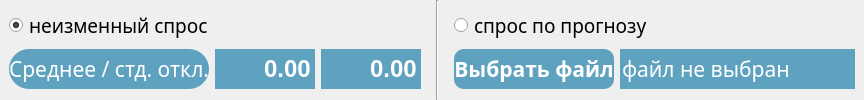
            <widget class="QWidget" name="tab">
             <attribute name="title">
              <string>Прогноз</string>
             </attribute>
             <layout class="QHBoxLayout" name="horizontalLayout_9">
              <property name="leftMargin">
               <number>0</number>
              </property>
              <property name="topMargin">
               <number>0</number>
              </property>
              <property name="rightMargin">
               <number>0</number>
              </property>
              <property name="bottomMargin">
               <number>0</number>
              </property>
              <item>
               <layout class="QHBoxLayout" name="horizontalLayout_8" stretch="1,0,1">
                <item>
                 <widget class="QWidget" name="widget_8" native="true">
                  <layout class="QVBoxLayout" name="verticalLayout_5">
                   <item>
                    <widget class="QRadioButton" name="statRadioButton">
                     <property name="font">
                      <font>
                       <family>Optima</family>
                       <pointsize>14</pointsize>
                      </font>
                     </property>
                     <property name="text">
                      <string>неизменный спрос</string>
                     </property>
                     <property name="checked">
                      <bool>true</bool>
                     </property>
                    </widget>
                   </item>
                   <item>
                    <widget class="QWidget" name="widget_11" native="true">
                     <layout class="QVBoxLayout" name="verticalLayout_7">
                      <property name="leftMargin">
                       <number>0</number>
                      </property>
                      <property name="topMargin">
                       <number>0</number>
                      </property>
                      <property name="rightMargin">
                       <number>0</number>
                      </property>
                      <property name="bottomMargin">
                       <number>0</number>
                      </property>
                      <item>
                       <layout class="QHBoxLayout" name="horizontalLayout_13">
                        <item>
                         <widget class="QLabel" name="label_6">
                          <property name="sizePolicy">
                           <sizepolicy hsizetype="Preferred" vsizetype="Fixed">
                            <horstretch>0</horstretch>
                            <verstretch>0</verstretch>
                           </sizepolicy>
                          </property>
                          <property name="minimumSize">
                           <size>
                            <width>0</width>
                            <height>40</height>
                           </size>
                          </property>
                          <property name="font">
                           <font>
                            <family>Optima</family>
                            <pointsize>16</pointsize>
                            <italic>false</italic>
                           </font>
                          </property>
                          <property name="styleSheet">
                           <string notr="true">QLabel {
     border: none;
	height: 40px;
     border-radius: 20px;
	background-color: #5EA2BF;
	color: white;
 }
QLabel:disabled
{
     border: none;
	background-color: rgb(122, 155, 176);
	color: rgb(194, 194, 194);
}</string>
                          </property>
                          <property name="text">
                           <string>Среднее / стд. откл.</string>
                          </property>
                          <property name="alignment">
                           <set>Qt::AlignCenter</set>
                          </property>
                          <property name="margin">
                           <number>10</number>
                          </property>
                         </widget>
                        </item>
                        <item>
                         <widget class="QDoubleSpinBox" name="meanEdit">
                          <property name="sizePolicy">
                           <sizepolicy hsizetype="Fixed" vsizetype="Fixed">
                            <horstretch>0</horstretch>
                            <verstretch>0</verstretch>
                           </sizepolicy>
                          </property>
                          <property name="minimumSize">
                           <size>
                            <width>100</width>
                            <height>40</height>
                           </size>
                          </property>
                          <property name="font">
                           <font>
                            <family>Helvetica</family>
                            <pointsize>18</pointsize>
                            <bold>true</bold>
                           </font>
                          </property>
                          <property name="focusPolicy">
                           <enum>Qt::ClickFocus</enum>
                          </property>
                          <property name="styleSheet">
                           <string notr="true">QDoubleSpinBox
{
     border: none;
	background-color: #5EA2BF;
	color: white;
}
QDoubleSpinBox:disabled
{
     border: none;
	background-color: rgb(122, 155, 176);
	color: rgb(194, 194, 194);
}</string>
                          </property>
                          <property name="wrapping">
                           <bool>false</bool>
                          </property>
                          <property name="frame">
                           <bool>false</bool>
                          </property>
                          <property name="alignment">
                           <set>Qt::AlignRight|Qt::AlignTrailing|Qt::AlignVCenter</set>
                          </property>
                          <property name="buttonSymbols">
                           <enum>QAbstractSpinBox::NoButtons</enum>
                          </property>
                          <property name="accelerated">
                           <bool>false</bool>
                          </property>
                          <property name="keyboardTracking">
                           <bool>false</bool>
                          </property>
                          <property name="showGroupSeparator" stdset="0">
                           <bool>false</bool>
                          </property>
                          <property name="maximum">
                           <double>1000000.000000000000000</double>
                          </property>
                         </widget>
                        </item>
                        <item>
                         <widget class="QDoubleSpinBox" name="sigmaEdit">
                          <property name="enabled">
                           <bool>true</bool>
                          </property>
                          <property name="sizePolicy">
                           <sizepolicy hsizetype="Fixed" vsizetype="Fixed">
                            <horstretch>0</horstretch>
                            <verstretch>0</verstretch>
                           </sizepolicy>
                          </property>
                          <property name="minimumSize">
                           <size>
                            <width>100</width>
                            <height>40</height>
                           </size>
                          </property>
                          <property name="font">
                           <font>
                            <family>Helvetica</family>
                            <pointsize>18</pointsize>
                            <bold>true</bold>
                           </font>
                          </property>
                          <property name="focusPolicy">
                           <enum>Qt::ClickFocus</enum>
                          </property>
                          <property name="styleSheet">
                           <string notr="true">QDoubleSpinBox
{
     border: none;
	background-color: #5EA2BF;
	color: white;
}
QDoubleSpinBox:disabled
{
     border: none;
	background-color: rgb(122, 155, 176);
	color: rgb(194, 194, 194);
}
</string>
                          </property>
                          <property name="wrapping">
                           <bool>false</bool>
                          </property>
                          <property name="frame">
                           <bool>false</bool>
                          </property>
                          <property name="alignment">
                           <set>Qt::AlignRight|Qt::AlignTrailing|Qt::AlignVCenter</set>
                          </property>
                          <property name="buttonSymbols">
                           <enum>QAbstractSpinBox::NoButtons</enum>
                          </property>
                          <property name="accelerated">
                           <bool>false</bool>
                          </property>
                          <property name="keyboardTracking">
                           <bool>false</bool>
                          </property>
                          <property name="showGroupSeparator" stdset="0">
                           <bool>false</bool>
                          </property>
                          <property name="maximum">
                           <double>1000000.000000000000000</double>
                          </property>
                         </widget>
                        </item>
                       </layout>
                      </item>
                     </layout>
                    </widget>
                   </item>
                  </layout>
                 </widget>
                </item>
                <item>
                 <widget class="Line" name="line">
                  <property name="orientation">
                   <enum>Qt::Vertical</enum>
                  </property>
                 </widget>
                </item>
                <item>
                 <widget class="QWidget" name="widget_9" native="true">
                  <property name="enabled">
                   <bool>true</bool>
                  </property>
                  <property name="sizePolicy">
                   <sizepolicy hsizetype="Preferred" vsizetype="Preferred">
                    <horstretch>0</horstretch>
                    <verstretch>0</verstretch>
                   </sizepolicy>
                  </property>
                  <property name="minimumSize">
                   <size>
                    <width>0</width>
                    <height>100</height>
                   </size>
                  </property>
                  <layout class="QVBoxLayout" name="verticalLayout_4">
                   <item>
                    <widget class="QRadioButton" name="noStatRadioButton">
                     <property name="font">
                      <font>
                       <family>Optima</family>
                       <pointsize>14</pointsize>
                      </font>
                     </property>
                     <property name="text">
                      <string>спрос по прогнозу</string>
                     </property>
                    </widget>
                   </item>
                   <item>
                    <widget class="QWidget" name="widget_10" native="true">
                     <property name="enabled">
                      <bool>true</bool>
                     </property>
                     <property name="sizePolicy">
                      <sizepolicy hsizetype="Preferred" vsizetype="Preferred">
                       <horstretch>0</horstretch>
                       <verstretch>0</verstretch>
                      </sizepolicy>
                     </property>
                     <property name="minimumSize">
                      <size>
                       <width>0</width>
                       <height>0</height>
                      </size>
                     </property>
                     <layout class="QVBoxLayout" name="verticalLayout_6" stretch="0">
                      <property name="leftMargin">
                       <number>0</number>
                      </property>
                      <property name="topMargin">
                       <number>0</number>
                      </property>
                      <property name="rightMargin">
                       <number>0</number>
                      </property>
                      <property name="bottomMargin">
                       <number>0</number>
                      </property>
                      <item>
                       <layout class="QHBoxLayout" name="horizontalLayout_12">
                        <item>
                         <widget class="QPushButton" name="chooseFileButton">
                          <property name="enabled">
                           <bool>true</bool>
                          </property>
                          <property name="minimumSize">
                           <size>
                            <width>140</width>
                            <height>30</height>
                           </size>
                          </property>
                          <property name="maximumSize">
                           <size>
                            <width>200</width>
                            <height>16777215</height>
                           </size>
                          </property>
                          <property name="font">
                           <font>
                            <family>Optima</family>
                            <pointsize>16</pointsize>
                            <bold>true</bold>
                           </font>
                          </property>
                          <property name="styleSheet">
                           <string notr="true">QPushButton {
     border: none;
	height: 40px;
     border-radius: 10px;
	background-color: #5EA2BF;
	color: white;
 }
 QPushButton:pressed {
     border: 2px solid rgb(73, 127, 152);
	background-color: rgb(97, 168, 202);
 }
 QPushButton:disabled {
	color: rgb(194, 194, 194);
	background-color: rgb(122, 155, 176);
 }</string>
                          </property>
                          <property name="text">
                           <string comment="ава" extracomment="ввв">Выбрать файл</string>
                          </property>
                         </widget>
                        </item>
                        <item>
                         <widget class="QLineEdit" name="chooseFileText">
                          <property name="enabled">
                           <bool>true</bool>
                          </property>
                          <property name="minimumSize">
                           <size>
                            <width>0</width>
                            <height>40</height>
                           </size>
                          </property>
                          <property name="font">
                           <font>
                            <family>Optima</family>
                            <pointsize>16</pointsize>
                           </font>
                          </property>
                          <property name="styleSheet">
                           <string notr="true">QLineEdit
{
     border: none;
	background-color: #5EA2BF;
	color: white;
}
QLineEdit:disabled
{
     border: none;
	background-color: rgb(122, 155, 176);
	color: rgb(194, 194, 194);
}
</string>
                          </property>
                          <property name="text">
                           <string>файл не выбран</string>
                          </property>
                          <property name="readOnly">
                           <bool>true</bool>
                          </property>
                         </widget>
                        </item>
                       </layout>
                      </item>
                     </layout>
                    </widget>
                   </item>
                  </layout>
                 </widget>
                </item>
               </layout>
              </item>
             </layout>
            </widget>
